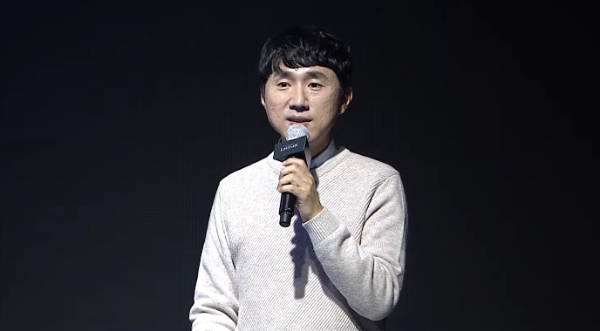
#> input picture sample_image/gang.jpg, 600 x 331 px, found by its file name
$ python CountFace.py
#> lines starting #> are read from the running program, lines starting #| are printed output that depends on the picture; after the words box and inside, x2 and y2 are one past the last pixel; in counts of white or black regions, pixels touching at a corner belong together
import cv2

class CountFace():
    def __init__(self, image_path=None):
        self.image_path = image_path  # 이미지 경로 초기화

    def set_image_path(self, image_path):
        """이미지 경로를 설정하는 메서드"""
        self.image_path = image_path

    def count_faces(self):
        """이미지에서 얼굴을 탐지하고 개수를 반환하는 메서드"""
        if not self.image_path:
            print("이미지 경로가 설정되지 않았습니다. set_image_path()를 사용하세요.")
            return 0

        # Haar Cascade 모델 로드
        face_cascade = cv2.CascadeClassifier(cv2.data.haarcascades + 'haarcascade_frontalface_default.xml')

        # 이미지 로드
        image = cv2.imread(self.image_path)
#> image is the input picture: shape (331, 600, 3); mean B, G, R 56, 50.7, 51.5
        if image is None:
            print("이미지를 로드할 수 없습니다. 경로를 확인하세요.")
            return 0

        # 그레이스케일 변환 (얼굴 탐지에 효과적)
        gray_image = cv2.cvtColor(image, cv2.COLOR_BGR2GRAY)

        # 얼굴 탐지
        faces = face_cascade.detectMultiScale(gray_image, scaleFactor=1.1, minNeighbors=5, minSize=(30, 30))
#> faces = [[253, 46, 92, 92]]

        # 얼굴 개수 출력
        print(f"탐지된 얼굴 수: {len(faces)}")
#| 탐지된 얼굴 수: 1

        # 탐지된 얼굴에 사각형 그리기
        for (x, y, w, h) in faces:
            cv2.rectangle(image, (x, y), (x+w, y+h), (255, 0, 0), 2)
#> this loop made 1 pass
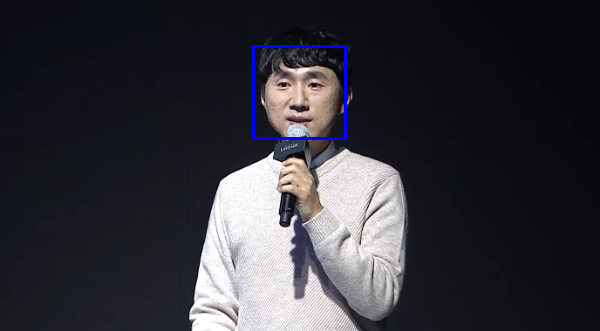
#> image: shape (331, 600, 3); 0.55% of pixels changed, all inside (x1, y1, x2, y2) = (252, 45, 347, 140)

        # 결과 이미지 표시
        cv2.imshow('Detected Faces', image)
        cv2.waitKey(0)
        cv2.destroyAllWindows()

        return len(faces)

if __name__ == "__main__":
# 사용 예시
    image_path = 'data/gang.jpg'  # 이미지 파일 경로
    preprocessor = CountFace(image_path)  # 클래스 인스턴스 생성 및 경로 초기화

# 얼굴 탐지 실행
    number_of_faces = preprocessor.count_faces()
#> number_of_faces = 1
    print(f"이미지에서 발견된 얼굴의 수: {number_of_faces}")
#| 이미지에서 발견된 얼굴의 수: 1
